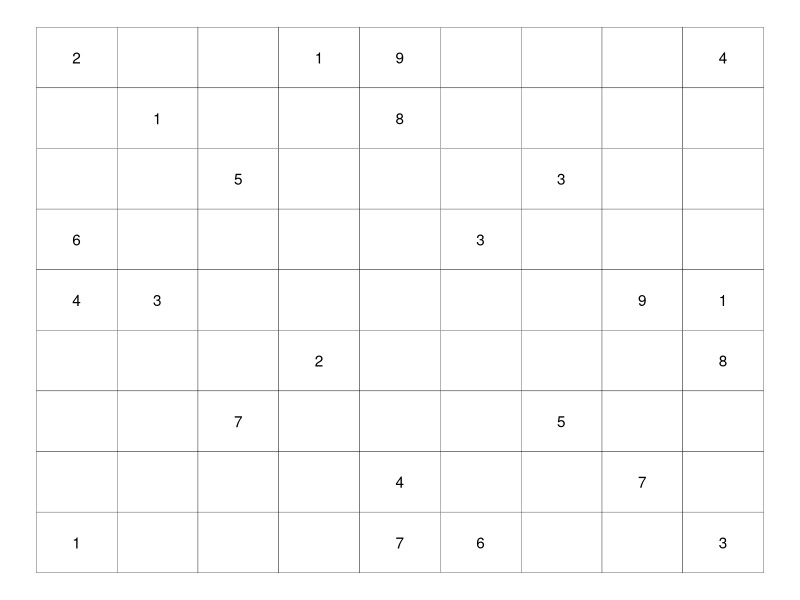

Write the R code that produced this figure.
library(tidyverse)

initiate_empty_grid <- function() {
  tibble(
    value = NA,
    expand.grid(row=1:9, column=1:9)
  ) %>% 
    arrange(row, column)
}

add_value_xy <- function(grid, .row, .column, value) {
  idx <- which(grid$row == .row & grid$column == .column)
  grid[idx, "value"] <- value
  grid
}

plot_grid <- function(grid) {
  ggplot(sudoku_grid, aes(column, 10-row)) +
    geom_tile(fill = "white", color = "black", width = 1, height = 1) +
    geom_text(aes(label = value)) +
    theme_void()
}

sudoku_grid <- initiate_empty_grid()
sudoku_grid <- add_value_xy(sudoku_grid, 1, 1, 2)
sudoku_grid <- add_value_xy(sudoku_grid, 1, 4, 1)
sudoku_grid <- add_value_xy(sudoku_grid, 1, 5, 9)
sudoku_grid <- add_value_xy(sudoku_grid, 1, 9, 4)
sudoku_grid <- add_value_xy(sudoku_grid, 2, 2, 1)
sudoku_grid <- add_value_xy(sudoku_grid, 2, 5, 8)
sudoku_grid <- add_value_xy(sudoku_grid, 3, 3, 5)
sudoku_grid <- add_value_xy(sudoku_grid, 3, 7, 3)
sudoku_grid <- add_value_xy(sudoku_grid, 4, 1, 6)
sudoku_grid <- add_value_xy(sudoku_grid, 4, 6, 3)
sudoku_grid <- add_value_xy(sudoku_grid, 5, 1, 4)
sudoku_grid <- add_value_xy(sudoku_grid, 5, 2, 3)
sudoku_grid <- add_value_xy(sudoku_grid, 5, 8, 9)
sudoku_grid <- add_value_xy(sudoku_grid, 5, 9, 1)
sudoku_grid <- add_value_xy(sudoku_grid, 6, 4, 2)
sudoku_grid <- add_value_xy(sudoku_grid, 6, 9, 8)
sudoku_grid <- add_value_xy(sudoku_grid, 7, 3, 7)
sudoku_grid <- add_value_xy(sudoku_grid, 7, 7, 5)
sudoku_grid <- add_value_xy(sudoku_grid, 8, 5, 4)
sudoku_grid <- add_value_xy(sudoku_grid, 8, 8, 7)
sudoku_grid <- add_value_xy(sudoku_grid, 9, 1, 1)
sudoku_grid <- add_value_xy(sudoku_grid, 9, 5, 7)
sudoku_grid <- add_value_xy(sudoku_grid, 9, 6, 6)
sudoku_grid <- add_value_xy(sudoku_grid, 9, 9, 3)
plot_grid(sudoku_grid)

get_tile_values <- function(grid, .row, .column) {
  tile_row <- (.row-1) %/% 3 + 1
  tile_column <- (.column-1) %/% 3 + 1
  get_rows <- 1:3 + (tile_row-1)*3
  get_columns <- 1:3 + (tile_column-1)*3
  grid %>% 
    filter(row %in% get_rows & column %in% get_columns & !is.na(value)) %>% 
    pull(value)
}

get_cell_choices <- function(grid, .row, .column) {
  choices <- 1:9
  
  row_values_used <- grid %>% 
    filter(row == .row & !is.na(value)) %>% 
    pull(value)
  choices <- setdiff(choices, row_values_used)
  
  column_values_used <- grid %>% 
    filter(column == .column & !is.na(value)) %>% 
    pull(value)
  choices <- setdiff(choices, column_values_used)
  
  tile_values_used <- get_tile_values(grid, .row, .column)
  choices <- setdiff(choices, tile_values_used)
  
  choices
}
get_cell_choices(sudoku_grid, 1, 3)
get_cell_choices(sudoku_grid, 2, 4)
get_cell_choices(sudoku_grid, 3, 8)
get_cell_choices(sudoku_grid, 6, 8)
get_cell_choices(sudoku_grid, 8, 7)

for (row in 1:9) {
  for (column in 1:9) {
    choices <- get_cell_choices(sudoku_grid, row, column)
    if (length(choices) == 1) {
      message("row: ", row, ", column: ", column, ", value: ", choices)
    }
  }
}
